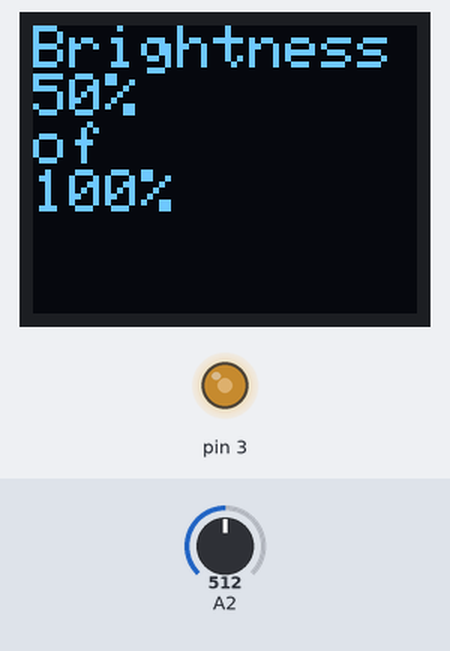
Simulated run of this sketch. Board: Arduino Uno, built with avr-gcc and run on an emulated ATmega328P. Parts: 64×48 one-colour display, output pins drawn as LEDs (lit = HIGH). Inputs (shaded band) come from the test bench; at power-on: A2 = 512. What the sketch prints to the serial monitor is not drawn.

Above: at 1.2 s.
1.3 s: A2 set to 716
At 2.5 s:
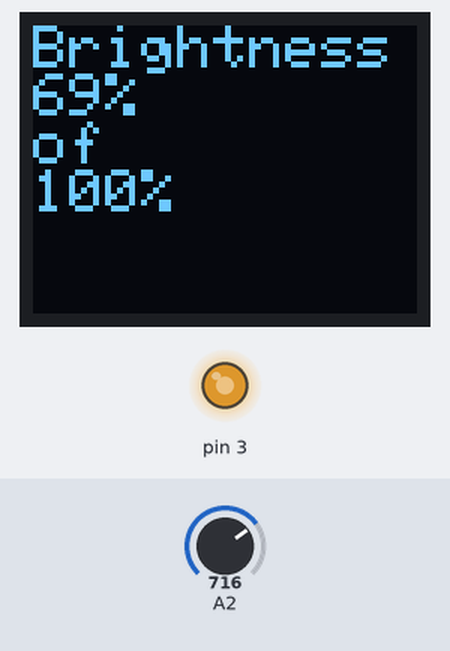
2.8 s: A2 set to 900
At 3.1 s:
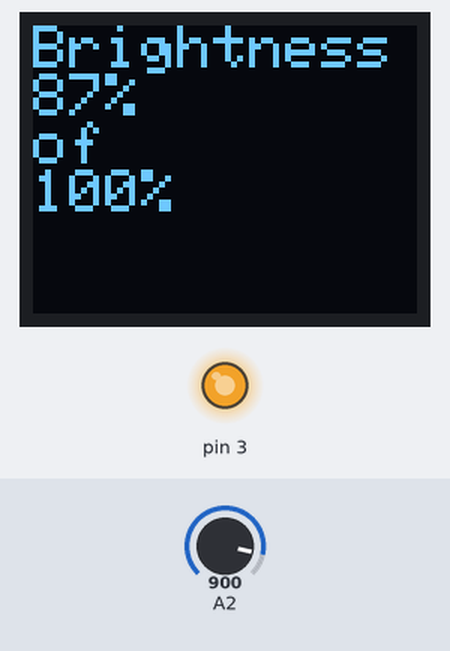
4.3 s: A2 set to 122
At 5.1 s:
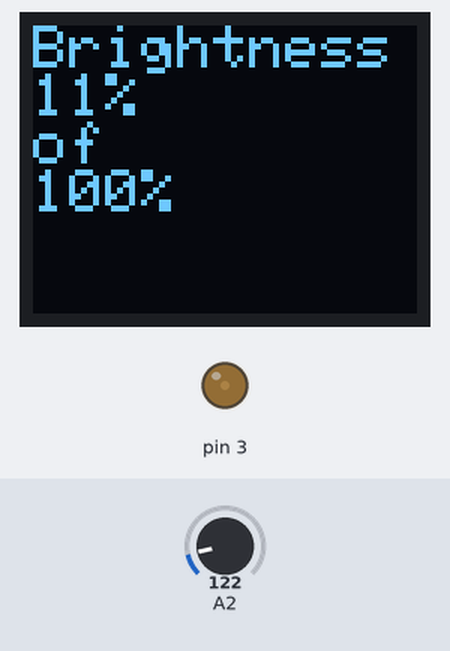
5.8 s: A2 set to 0
At 6.6 s:
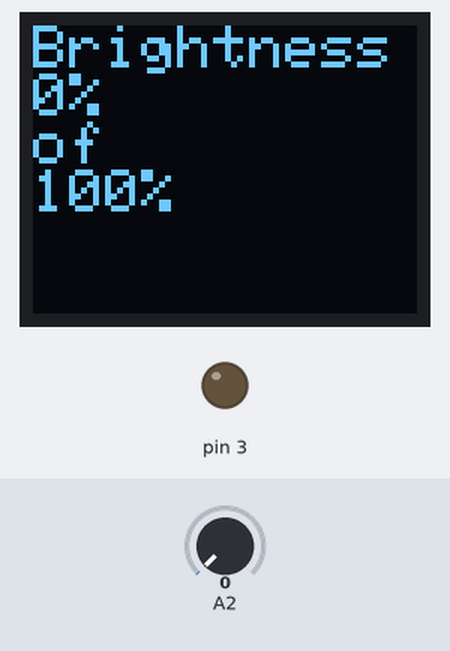
Timing chart, 0 to 8.3 s (numbered marks = the images above; inputs shaded):
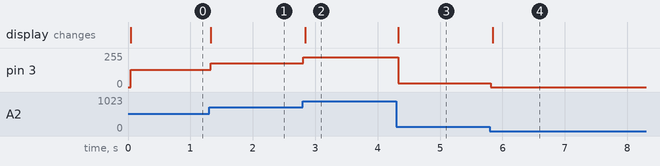

Measured:
- after the input at 1.3 s, pin 3: 128/255 → 179/255 at once; the display: changes at once (image 1)
- after the input at 2.8 s, pin 3: 179/255 → 225/255 at once; the display: changes at once (image 2)
- after the input at 4.3 s, pin 3: 225/255 → 30/255 at once; the display: changes at once (image 3)
- after the input at 5.8 s, pin 3: 30/255 → 0/255 at once; the display: changes at once (image 4)

The sketch:

tests.ino
```cpp
#include <MicroView.h>
void setup() {
    Serial.begin(9600);
    pinMode(3, OUTPUT);
    pinMode(A2, INPUT);
    uView.begin();

}

void loop(){
    Serial.println(analogRead(A2));
    delay(25);
    uView.clear(PAGE);
    uView.setFontType(0);
    uView.setCursor(0,0);
    uView.print("Brightness");
    uView.setCursor(0,8);
    uView.print(analogRead(A2)*100L/1023);
    uView.print("%");
    uView.setCursor(0,16);
    uView.print("of");
    uView.setCursor(0,24);
    uView.print("100%");
    uView.display();
    analogWrite(3, analogRead(A2)/4);
}
```
